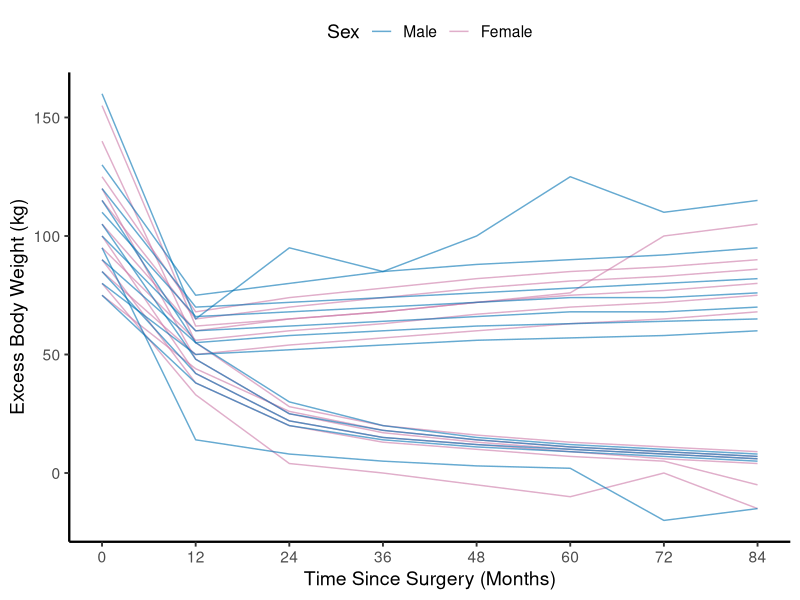

Here is the R script that generated this plot:
library(ggplot2)
library(svglite)

df = read.csv("data.csv", stringsAsFactors = FALSE)
df$sex = factor(df$sex, levels = c("Male", "Female"))

sex_colors = c("Male" = "#0072B2", "Female" = "#CC79A7")

p = ggplot(df, aes(x = time, y = ebw, group = subject_id, color = sex)) +
  geom_line(linewidth = 0.5, alpha = 0.6) +
  scale_color_manual(values = sex_colors, name = "Sex") +
  scale_x_continuous(breaks = c(0, 12, 24, 36, 48, 60, 72, 84)) +
  scale_y_continuous(breaks = c(0, 50, 100, 150)) +
  labs(
    x = "Time Since Surgery (Months)",
    y = "Excess Body Weight (kg)"
  ) +
  theme_classic(base_size = 14) +
  theme(
    legend.position = "top",
    axis.line = element_line(linewidth = 0.8)
  )

ggsave("figs3c.svg", p, width = 5, height = 4)
